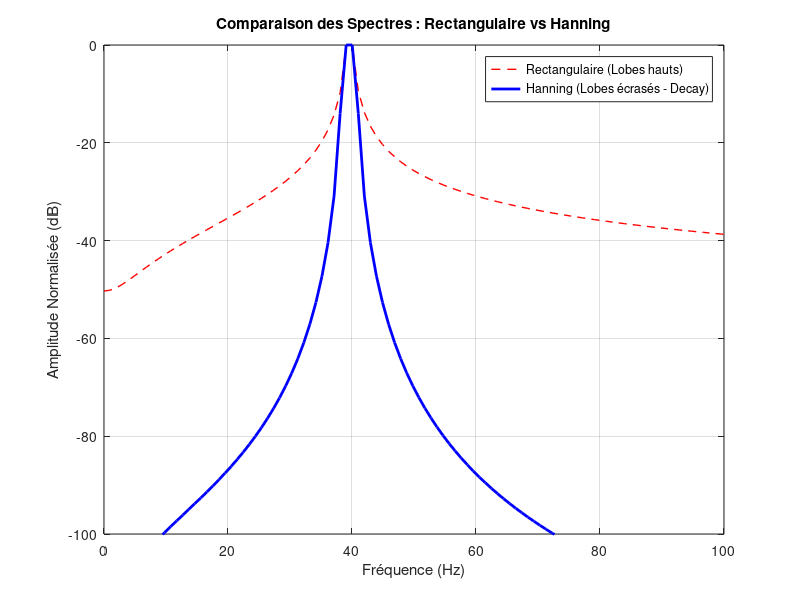
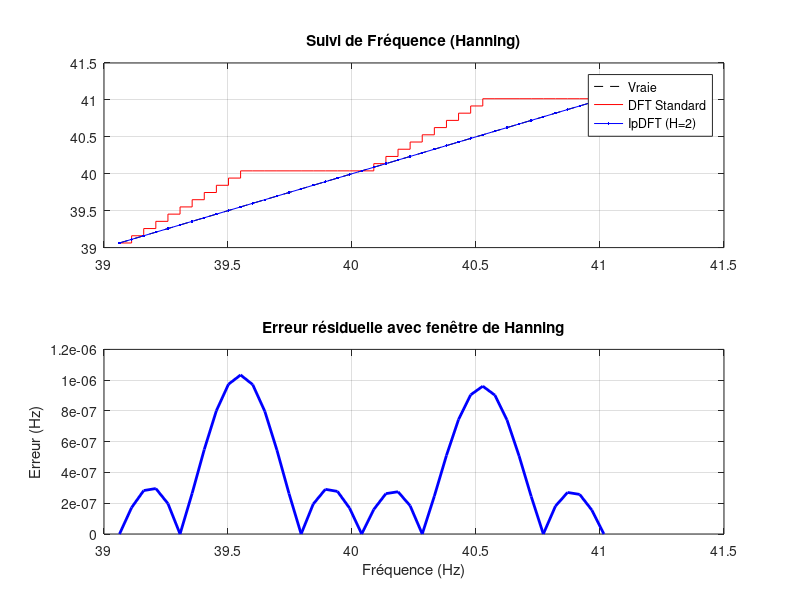

These figures' MATLAB source, in order:
%% INITIALISATION
clear; clc; close all;
fprintf('=== IpDFT AVEC FENÊTRE DE HANNING (H=2) ===\n');

% Paramètres
fs = 1000;              % 1 kHz
N = 1024;               % Taille de la FFT
t = 0:1/fs:(N-1)/fs;    % Axe temps

%% PARTIE 1 : VISUALISATION (Rectangulaire vs Hanning)
% On place une fréquence entre deux bins pour créer de la fuite
f_test = 40.5 * (fs/N); 
sig = cos(2*pi*f_test*t);

% 1. Cas Rectangulaire (Brut)
spec_rect = abs(fft(sig));
spec_rect = spec_rect(1:N/2+1);
spec_rect_dB = 20*log10(spec_rect / max(spec_rect)); % En décibels

% 2. Cas Hanning (Fenêtré)
win = hann(N, 'periodic');  % Création de la fenêtre (H=2)
sig_win = sig .* win';      % Application (Multiplication point par point)
spec_hann = abs(fft(sig_win));
spec_hann = spec_hann(1:N/2+1);
spec_hann_dB = 20*log10(spec_hann / max(spec_hann));

% Affichage comparatif
figure('Name', 'Effet du Fenêtrage (Side Lobe Decay)', 'Color', 'white');
f_axis = fs*(0:(N/2))/N;
plot(f_axis, spec_rect_dB, 'r--', 'LineWidth', 1); hold on;
plot(f_axis, spec_hann_dB, 'b', 'LineWidth', 2);
xlim([0 100]); ylim([-100 0]);
grid on;
title('Comparaison des Spectres : Rectangulaire vs Hanning');
legend('Rectangulaire (Lobes hauts)', 'Hanning (Lobes écrasés - Decay)');
xlabel('Fréquence (Hz)'); ylabel('Amplitude Normalisée (dB)');


%% PARTIE 2 : ESTIMATEUR IpDFT ADAPTÉ (Formule H=2)
fprintf('Lancement du Sweep Test avec formule H=2...\n');

% Plage de test (Autour du Bin 40)
bin_start = 40;
freqs_injectees = (bin_start : 0.05 : bin_start + 2) * (fs/N); 

erreurs_dft = [];
erreurs_ipdft_h2 = [];

for f_vrai = freqs_injectees
    
    % A. Génération Signal
    sig = cos(2*pi*f_vrai*t);
    
    % B. Application Fenêtre Hanning
    % (Indispensable pour utiliser la formule H=2)
    win = hann(N, 'periodic'); 
    sig_win = sig .* win';     
    
    % C. FFT
    Y = fft(sig_win);
    P1 = abs(Y(1:N/2+1));
    
    % D. Recherche du Pic (l)
    [valMax, l] = max(P1);
    
    % E. Calcul du Delta (Formule Spécifique Hanning !)
    delta = 0;
    
    if l > 1 && l < length(P1)
        amp_G = P1(l-1);
        amp_D = P1(l+1);
        
        % La formule change ici par rapport à la fenêtre rectangulaire
        % Formule : delta = (2*alpha - 1) / (alpha + 1)
        
        if amp_D > amp_G
            % Voisin Droite
            alpha = amp_D / valMax;
            delta = (2*alpha - 1) / (alpha + 1);
        else
            % Voisin Gauche
            alpha = amp_G / valMax;
            delta = - (2*alpha - 1) / (alpha + 1); % Signe négatif
        end
    end
    
    % F. Estimation Finale
    idx_corrige = (l - 1) + delta;
    f_estime = idx_corrige * (fs / N);
    
    % Stockage Erreur
    erreurs_ipdft_h2 = [erreurs_ipdft_h2, abs(f_estime - f_vrai)];
    
    % (Comparaison avec DFT classique sur signal non fenêtré pour référence)
    [~, l_raw] = max(abs(fft(sig)));
    f_dft_raw = (l_raw-1)*fs/N;
    erreurs_dft = [erreurs_dft, abs(f_dft_raw - f_vrai)];
end

%% PARTIE 3 : RÉSULTATS DE PERFORMANCE
figure('Name', 'Performance IpDFT Hanning', 'Color', 'white');

subplot(2,1,1);
plot(freqs_injectees, freqs_injectees, 'k--'); hold on;
stairs(freqs_injectees, freqs_injectees + erreurs_dft, 'r');
plot(freqs_injectees, freqs_injectees + erreurs_ipdft_h2, 'b.-');
title('Suivi de Fréquence (Hanning)');
legend('Vraie', 'DFT Standard', 'IpDFT (H=2)'); grid on;

subplot(2,1,2);
plot(freqs_injectees, erreurs_ipdft_h2, 'b', 'LineWidth', 2);
title('Erreur résiduelle avec fenêtre de Hanning');
xlabel('Fréquence (Hz)'); ylabel('Erreur (Hz)');
grid on;

fprintf('Erreur Moyenne IpDFT (Hanning) : %.6f Hz\n', mean(erreurs_ipdft_h2));
